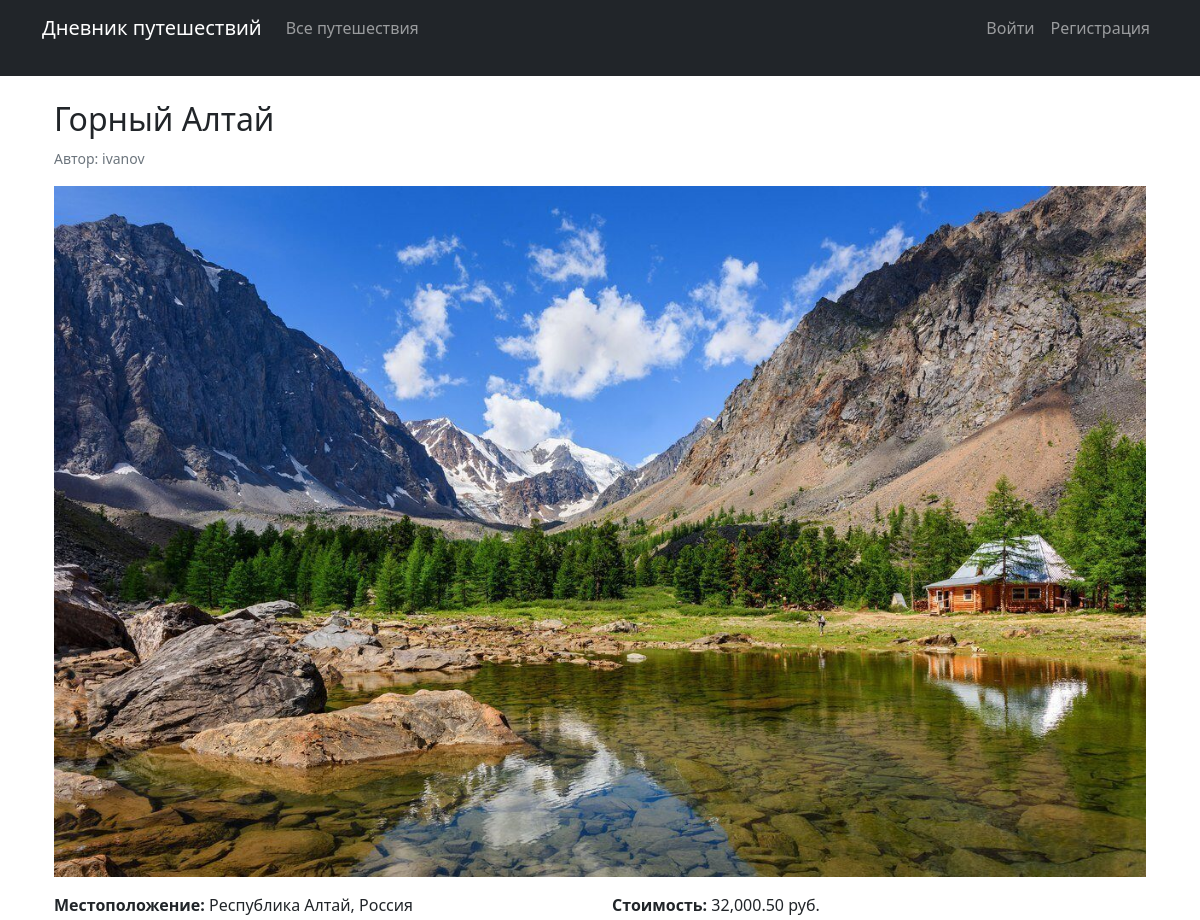
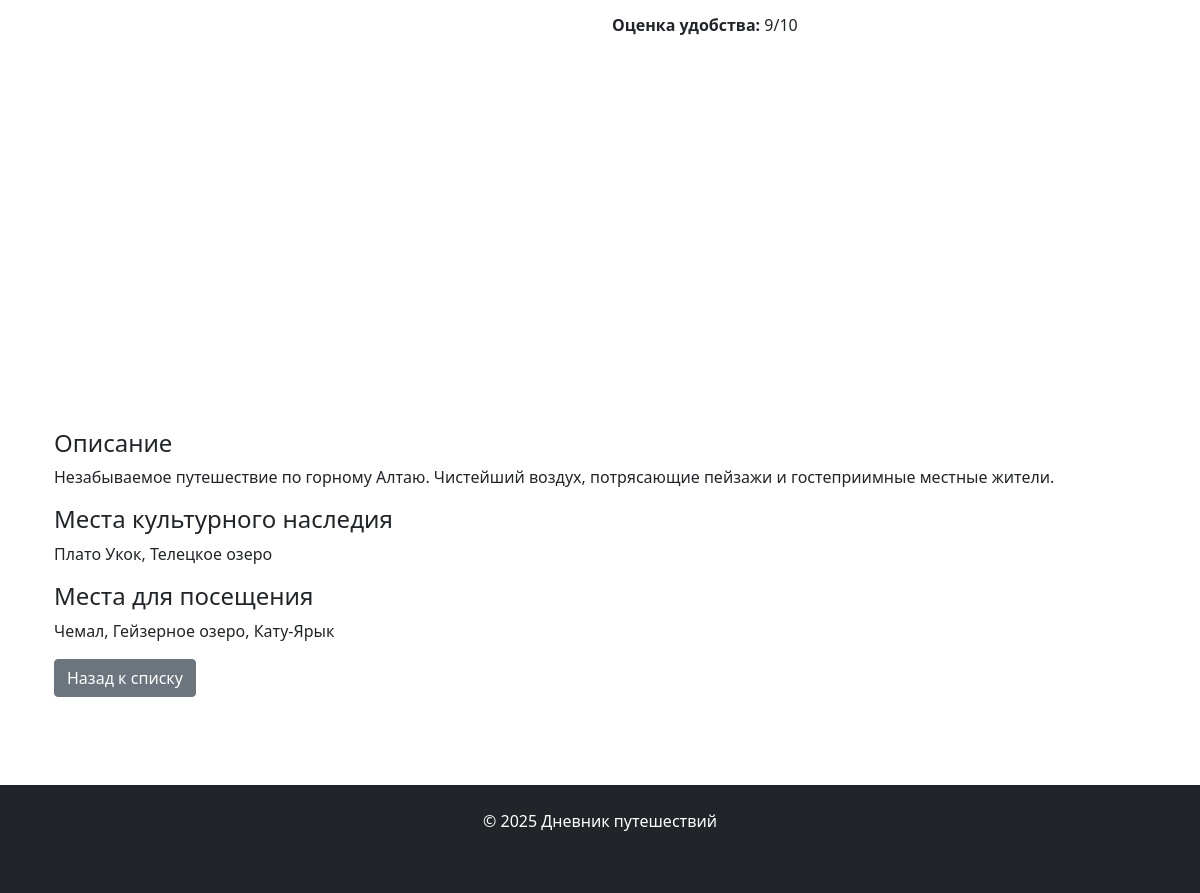
The page /trip_detail.php?id=2 on the database its author committed (2 pictures, top to bottom).
### tables this page shows
CREATE TABLE `trips` (
  `id` int(11) NOT NULL,
  `user_id` int(11) NOT NULL,
  `title` varchar(100) NOT NULL,
  `location` varchar(100) NOT NULL,
  `latitude` decimal(10,8) DEFAULT NULL,
  `longitude` decimal(11,8) DEFAULT NULL,
  `description` text NOT NULL,
  `cost` decimal(10,2) DEFAULT NULL,
  `heritage_sites` text DEFAULT NULL,
  `visit_places` text DEFAULT NULL,
  `comfort_rating` int(11) DEFAULT NULL,
  `image_path` varchar(255) DEFAULT NULL,
  `created_at` datetime DEFAULT current_timestamp()
);

CREATE TABLE `users` (
  `id` int(11) NOT NULL,
  `username` varchar(50) NOT NULL,
  `email` varchar(100) NOT NULL,
  `password` varchar(255) NOT NULL,
  `created_at` datetime DEFAULT current_timestamp()
);

### trip_detail.php (the view, shortened to what this page needs)
<?php
require_once 'config/database.php';
$trip_id = intval($_GET['id']);
try {
    $stmt = $pdo->prepare("SELECT t.*, u.username FROM trips t JOIN users u ON t.user_id = u.id WHERE t.id = ?");
    $stmt->execute([$trip_id]);
    $trip = $stmt->fetch();
} catch (PDOException $e) {
    die("Ошибка при получении путешествия: " . $e->getMessage());
}
require_once 'includes/header.php';
?>
<div class="container">
    <h2><?php echo htmlspecialchars($trip['title']); ?></h2>
    <p><small class="text-muted">Автор: <?php echo htmlspecialchars($trip['username']); ?></small></p>
    <?php if ($trip['image_path']): ?>
        <img src="<?php echo htmlspecialchars($trip['image_path']); ?>" class="img-fluid mb-3" alt="<?php echo htmlspecialchars($trip['title']); ?>">
    <?php endif; ?>
    <div class="row mb-3">
        <div class="col-md-6">
            <p><strong>Местоположение:</strong> <?php echo htmlspecialchars($trip['location']); ?></p>
            <?php if ($trip['latitude'] && $trip['longitude']): ?>
                <div id="map" style="height: 400px; width: 100%;"></div>
            <?php endif; ?>
        </div>
        <div class="col-md-6">
            <?php if ($trip['cost']): ?>
                <p><strong>Стоимость:</strong> <?php echo number_format($trip['cost'], 2); ?> руб.</p>
            <?php endif; ?>
            <?php if ($trip['comfort_rating']): ?>
                <p><strong>Оценка удобства:</strong> <?php echo $trip['comfort_rating']; ?>/10</p>
            <?php endif; ?>
        </div>
    </div>
    <div class="mb-3">
        <h4>Описание</h4>
        <p><?php echo nl2br(htmlspecialchars($trip['description'])); ?></p>
    </div>
    <?php if ($trip['heritage_sites']): ?>
        <div class="mb-3">
            <h4>Места культурного наследия</h4>
            <p><?php echo nl2br(htmlspecialchars($trip['heritage_sites'])); ?></p>
        </div>
    <?php endif; ?>
    <?php if ($trip['visit_places']): ?>
        <div class="mb-3">
            <h4>Места для посещения</h4>
            <p><?php echo nl2br(htmlspecialchars($trip['visit_places'])); ?></p>
        </div>
    <?php endif; ?>
    <a href="view_trips.php" class="btn btn-secondary">Назад к списку</a>
</div>
<?php require_once 'includes/footer.php'; ?>

### css/style.css (style rules this page uses)
html, body { height: 100%; margin: 0; }
body { display: flex; flex-direction: column; min-height: 100vh; }
.container { flex: 1 0 auto; padding-bottom: 20px; }

### rows shown on the page
trips: title "Горный Алтай", user.username "ivanov", image_path (picture), location "Республика Алтай, Россия", cost "32,000.50", comfort_rating "9", description "Незабываемое путешествие по горному Алтаю. Чистейший воздух, потрясающие пейзажи и гостеприимные местные жители.", heritage_sites "Плато Укок, Телецкое озеро", visit_places "Чемал, Гейзерное озеро, Кату-Ярык"
